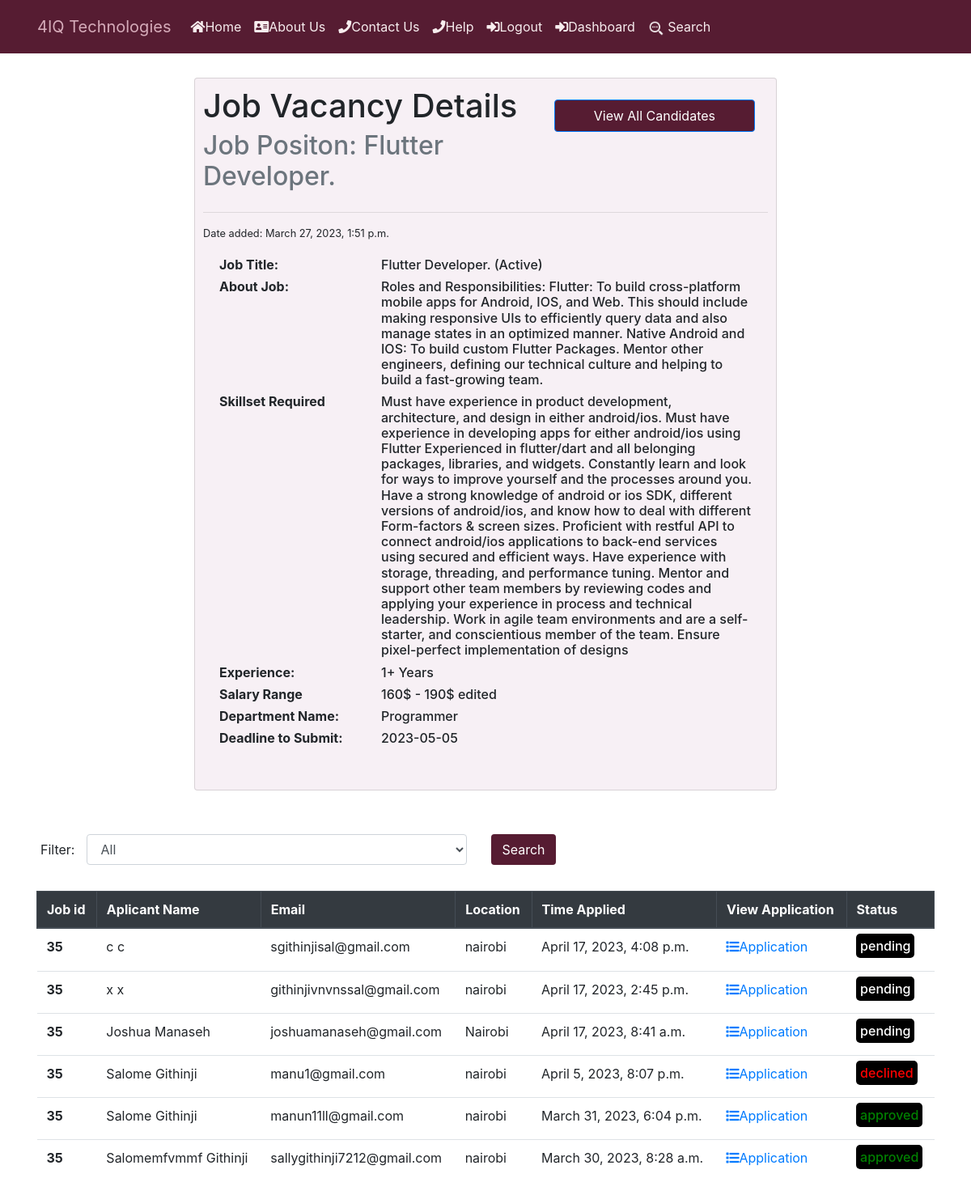
/users/job/35/ (signed in), run on an earlier commit of the app's database.
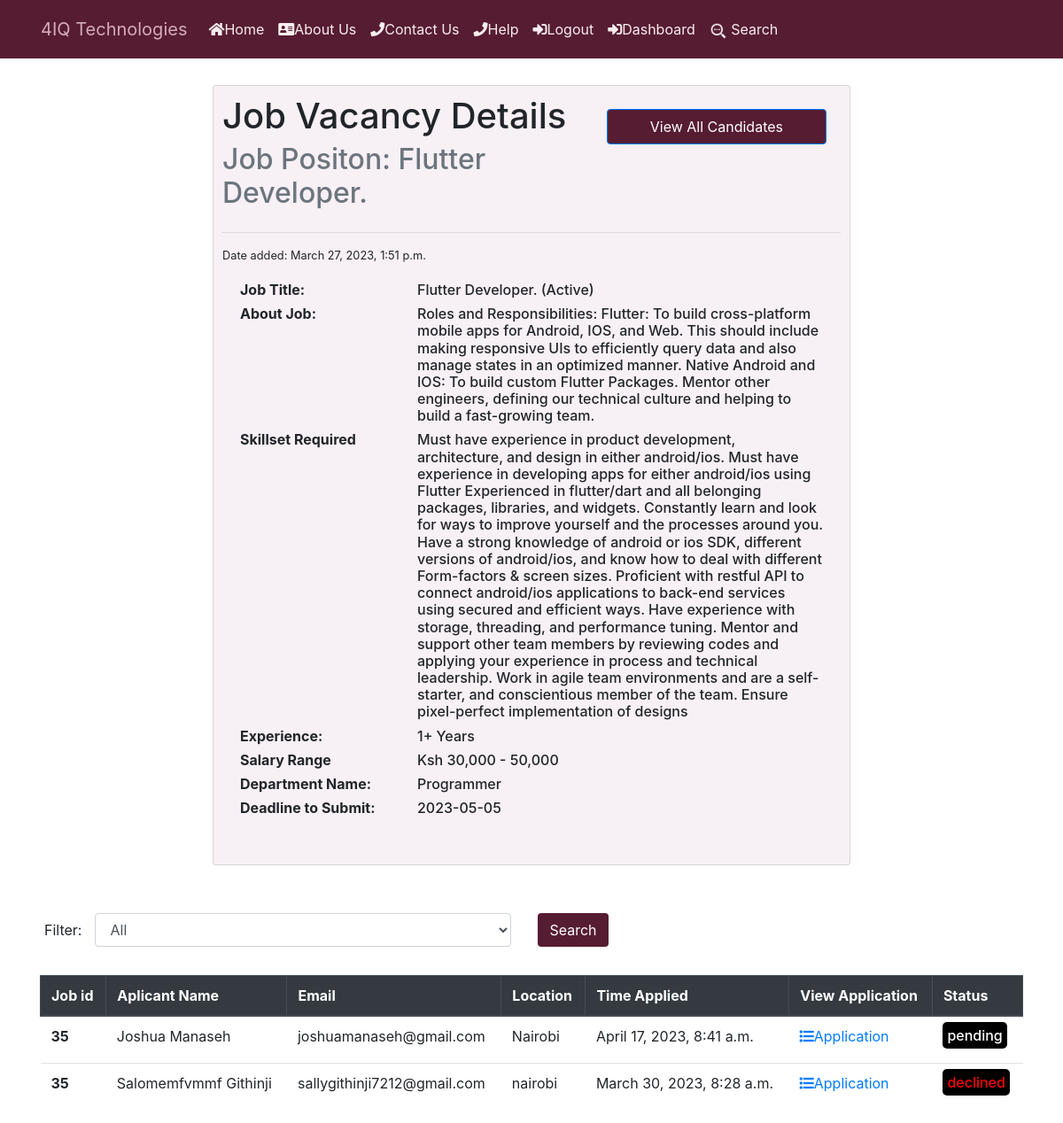
And on a later commit of the database.
### job/models.py (models this page shows, shortened)
class Job(models.Model):
    COMPUTER_SUPPORT_SPECIALIST = 'Computer Support Specialist'
    HARDWARE_ENGINEER = 'Hardware Engineer'
    COMPUTER_SYSTEM_ANALYST = 'Computer System Analyst'
    SOFTWARE_DEVELOPER = 'Software Developer'
    PROGRAMMER = 'Programmer'
    WEB_DEVELOPER = 'Web Developer'
    NETWORK_ENGINEER = 'Network Engineer'
    SOFTWARE_TESTER = 'Software Tester'
    FRONTEND_DEVELOPER = "Frontend Developer"
    BACKEND_DEVELOPER = "Backend Developer"
    CHOICES_SIZE =   ( (COMPUTER_SUPPORT_SPECIALIST ,'COMPUTER_SUPPORT_SPECIALIST'),
    ( HARDWARE_ENGINEER ,'HARDWARE_ENGINEER'),
    ( COMPUTER_SYSTEM_ANALYST, 'COMPUTER_SYSTEM_ANALYST' ),
    ( SOFTWARE_DEVELOPER, 'SOFTWARE_DEVELOPER'),
    ( PROGRAMMER , 'PROGRAMMER'),
    ( WEB_DEVELOPER,'WEB_DEVELOPER'),
    ( NETWORK_ENGINEER,'NETWORK_ENGINEER'),
    ( SOFTWARE_TESTER,'SOFTWARE_TESTER'),
    (FRONTEND_DEVELOPER,"FRONTEND_DEVELOPER"),
    (BACKEND_DEVELOPER,"BACKEND_DEVELOPER")
    )
    ACTIVE = 'active'
    EMPLOYED = 'employed'
    ARCHIVED = 'archived'
    CHOICES_STATUS = (
        (EMPLOYED,'Employed'),
        (ACTIVE,'Active' ),
        (ARCHIVED,'Archived' )
     )
    title = models.CharField(max_length=200)
    created_at = models.DateTimeField(auto_now_add=True)
    skillset_required = models.TextField(null=True)
    about_job= models.TextField(blank=True, null=True)
    image = models.ImageField(upload_to="covers/",null=True,blank=True)
    experience = models.CharField(max_length=100,null=True)
    salary = models.CharField(max_length=50,null=True)
    deadline = models.CharField(max_length=50,null=True)
    department_name = models.CharField( max_length=30,choices=CHOICES_SIZE)
    created_by = models.ForeignKey(User,
                                   related_name="jobs",
                                   on_delete=models.CASCADE)
    status = models.CharField(max_length=20,choices=CHOICES_STATUS,default='active')
    class Meta:
        ordering = ['-created_at']

class Application(models.Model):
    APPROVED = 'approved'
    PENDING = 'pending'
    DECLINED = 'declined'
    CHOICES_STATUS = (
        (APPROVED,'Approved'),
        (PENDING,'Pending' ),
        (DECLINED,'Declined' )
    )
    HIGH_SCHOOL = 'High School'
    ASSOCIATE_DEGREE = 'Associate Degree'
    BACHELOR_DEGREE = 'Bachelor Degree'
    MASTER_DEGREE = 'Master Degree'
    DOCTORATE = 'Doctorate'
    PROFESSIONAL_DEGREE = 'Professional Degree'
    CERTIFICATE = 'Certificate'
    DIPLOMA = 'Diploma'
    EDUCATION_CHOICES = ((HIGH_SCHOOL, 'High School'),
        (ASSOCIATE_DEGREE, 'Associate Degree'),
        (BACHELOR_DEGREE, "Bachelor's Degree"),
        (MASTER_DEGREE, "Master's Degree"),
        (DOCTORATE, 'Doctoral Degree'),
        (PROFESSIONAL_DEGREE, 'Professional Degree'),
        (CERTIFICATE, 'Certificate'),
        (DIPLOMA, 'Diploma')
    )
    job = models.ForeignKey(Job,
                            related_name='applications',
                             on_delete=models.CASCADE)
    first_name = models.CharField(max_length=200, null=True, blank=True)
    last_name = models.CharField(max_length=200, null=True, blank=True)
    date_of_birth = models.CharField(max_length=20, blank=True, null=True)
    gender = models.CharField(max_length=1,
                              choices=GENDER,
                              blank=False,
                              null=True)
    email = models.EmailField(max_length=70, blank=True, unique=True)
    location = models.CharField(
        max_length=104,
        null=True
    )
    mobile = models.IntegerField(null=True, blank=True)
    education   = models.CharField( max_length=2553, null=True, blank=True)
    level_education = models.CharField(max_length=30, choices=EDUCATION_CHOICES)
    content = models.TextField()
    experience = models.TextField()
    resume  = models.FileField( upload_to="resumes/", null=True, blank=True)
    created_at = models.DateTimeField(auto_now_add=True,null=False)
    status = models.CharField(max_length=20,choices=CHOICES_STATUS,default='pending')
    created_by = models.ForeignKey(User,
                                   related_name="applications",
                                   on_delete=models.CASCADE)
    class Meta:
        ordering = ['-created_at']

### users/views.py (the view)
# urls.py: path("job/<int:job_id>/", views.view_dashboard_job, name="view_dashboard_job"),
@login_required
def view_dashboard_job(request, job_id):
   job = get_object_or_404(Job, pk=job_id, created_by=request.user)
   return render (request,'view_dashboard_job.html',{'job': job})

### notification/context_processors.py (called while the page is built)
def notifications(request):
    if request.user.is_authenticated:
        return {
            'notificactions': request.user.notifications.filter(is_read=False)
        }
    else:
        return {'notifications': []}

### users/templates/view_dashboard_job.html (shortened to what this page needs)
{% include 'header.html' %}
<div
  style="margin: 30px; padding: 10px; background-color: #f7f0f5; width: 60%"
  class="card mx-auto"
>
  <div style="display: flex; justify-content: space-between">
    <div>
      <h1 class="card-title">Job Vacancy Details</h1>
      <h2 class="card-subtitle mb-2 text-muted">
        Job Positon: {{ job.title }}
      </h2>
    </div>
    <input
      type="submit"
      value="View All Candidates"
      class="m-3 px-5 btn btn-primary"
      style="background-color: #561c32; height: 40px; position: static"
      id="scroll-down-button"
    />
  </div>
  <hr />
  <small> Date added: {{job.created_at}}</small>
  <div class="card-body">
    <div style="display: flex">
      <h6 style="min-width: 200px; font-weight: bold">Job Title:</h6>
      <h6>{{job.title}} ({{job.get_status_display}}) </h6>
    </div>
    <div style="display: flex">
      <h6 style="min-width: 200px; font-weight: bold">About Job:</h6>
      <h6>{{job.about_job}}</h6>
    </div>
    <div style="display: flex">
      <h6 style="min-width: 200px; font-weight: bold">Skillset Required</h6>
      <h6>{{job.skillset_required}}</h6>
    </div>
    <div style="display: flex">
      <h6 style="min-width: 200px; font-weight: bold">Experience:</h6>
      <h6>{{job.experience}}</h6>
    </div>
    <div style="display: flex">
      <h6 style="min-width: 200px; font-weight: bold">Salary Range</h6>
      <h6>{{job.salary}}</h6>
    </div>
    <div style="display: flex">
      <h6 style="min-width: 200px; font-weight: bold">Department Name:</h6>
      <h6>{{job.department_name}}</h6>
    </div>
    <div style="display: flex">
      <h6 style="min-width: 200px; font-weight: bold">Deadline to Submit:</h6>
      <h6>{{job.deadline}}</h6>
    </div>
  </div>
</div>
<form method="get" action="{% url 'job:search_jobs'%}">
  <div class="form-group column">
    <br>
    <div style="display: flex;">
      <label for="status" class="col-sm-0 col-form-label" style="margin-left: 50px; ;">Filter:</label>
      <div class="col-sm-5">
        <select class="form-control" id="status" name="status">
          <option value="">All</option>
        </select>
      </div>
      <div class="form-group column">
        <div class="col-sm-12">
          <button type="submit" class="btn " style="background-color:#561c32;color:white">Search</button>
        </div>
      </div>
    </div>
  </div>
</form>
<div class="container">
  <table class="table">
    <thead class="thead-dark table-striped table-bordered">
      <tr>
        <th scope="col">Job id</th>
        <th scope="col">Aplicant Name</th>
        <th scope="col">Email</th>
        <th scope="col">Location</th>
        <th scope="col">Time Applied</th>
        <th scope="col">View Application</th>
        <th scope="col">Status</th>
      </tr>
    </thead>
    <tbody>
      {% for application in job.applications.all %}
      <tr>
        <th>{{ job.id }}</th>
        <td>{{application.first_name}} {{application.last_name}}</td>
        <td>{{application.email}}</td>
        <td>{{application.location}}</td>
        <td>{{application.created_at}}</td>
        <td>
          <a href="{% url 'view_application' application.id %}"
            ><i class="fas fa-list"></i>Application</a
          >
        </td>
          <td>
            {%if application.status == 'pending'%}
            <h6> <span style="color: white; border-radius: 5px; padding: 5px; background-color: black">{{application.status}}</span> </h6>
            {%elif application.status == 'approved'%}
            <h6> <span style="color: green; border-radius: 5px; padding: 5px; background-color: black">{{application.status}}</span> </h6>
            {%elif application.status == 'declined'%}
            <h6> <span style="color: red; border-radius: 5px; padding: 5px; background-color: black">{{application.status}}</span> </h6>
            {%endif%}
          </td>
      </tr>
      {% empty %}
      <p>No user applied for this job</p>
      {% endfor %}
    </tbody>
  </table>
</div>

### employee/templates/header.html (shortened to what this page needs)
<html lang="en">
  <head>
    {% load static %}
    <link rel="stylesheet" href="{% static 'css/mystyle.css' %}" />
    <link
      rel="stylesheet"
      href="https://stackpath.bootstrapcdn.com/bootstrap/4.4.1/css/bootstrap.min.css"
    />
    <link
      rel="stylesheet"
      href="https://stackpath.bootstrapcdn.com/font-awesome/4.7.0/css/font-awesome.min.css"
    />
    <link
      rel="stylesheet"
      href="https://maxcdn.bootstrapcdn.com/bootstrap/4.3.1/css/bootstrap.min.css"
    />
    <link
      rel="stylesheet"
      href="https://use.fontawesome.com/releases/v5.6.3/css/all.css"
    />
  </head>
  <body>
    <nav
      class="navbar navbar-expand-lg"
      style="display: flex; background-color: #561c32"
    >
      <div
        class="collapse navbar-collapse"
        id="navbar"
        style="padding: 5px 30px"
      >
        <div class="navbar-nav" style="width: 100%">
          <a
            class="navbar-brand"
            style="color: #d5abb9"
            href="{% url 'employee:base' %}"
            >4IQ Technologies</a
          >
          <a
            style="color: white"
            class="nav-item nav-link"
            id="home"
            href="{% url 'employee:base' %}"
          >
            <i class="fa fa-home"></i>Home</a
          >
          <a
            style="color: white"
            class="nav-item nav-link"
            href="{% url 'employee:about'%}"
            ><i class="fas fa-address-card"></i>About Us</a
          >
          <a
            style="color: white"
            class="nav-item nav-link"
            href="{% url 'employee:contact'%}"
            ><i class="fas fa-phone"></i>Contact Us</a
          >
          <a
            style="color: white"
            class="nav-item nav-link"
            href="{% url 'employee:help'%}"
            ><i class="fas fa-phone"></i>Help</a
          >
          {% if request.user.is_authenticated %}
          <a
            style="color: white"
            class="nav-item nav-link"
            href="{% url 'employee:logout' %}"
            ><i class="fas fa-sign-in-alt"></i>Logout</a
          >
          {% endif %} {% if request.user.is_authenticated %}
          <a
            style="color: white"
            class="nav-item nav-link"
            href="{% url 'dashboard' %}"
            ><i class="fas fa-sign-in-alt fa-beat"></i>Dashboard</a
          >
          <a
            style="color: white"
            class="nav-item nav-link"
            href="{% url 'job:search' %}"
          >
            <img
              style="font-size: 20px"
              src="{% static 'newsearch.png' %}"
              width="20"
              height="20"
              alt="My Image"
            />
            Search</a
          >
           {% endif %}
        </div>
      </div>
    </nav>
  </body>
</html>

### employee/static/css/mystyle.css (style rules this page uses)
.nav-link { color: #f7edee !important; }

What changed in the data, as far as the page shows it:
removed Application: {{ job.id }} "35", first_name "c", last_name "c", email "sgithinjisal@gmail.com", location "nairobi", created_at "April 17, 2023, 4:08 p.m.", status "pending"
removed Application: {{ job.id }} "35", first_name "x", last_name "x", email "githinjivnvnssal@gmail.com", location "nairobi", created_at "April 17, 2023, 2:45 p.m.", status "pending"
removed Application: {{ job.id }} "35", first_name "Salome", last_name "Githinji", email "manu1@gmail.com", location "nairobi", created_at "April 5, 2023, 8:07 p.m.", status "declined"
removed Application: {{ job.id }} "35", first_name "Salome", last_name "Githinji", email "manun11ll@gmail.com", location "nairobi", created_at "March 31, 2023, 6:04 p.m.", status "approved"
changed Job "Flutter Developer.": salary "160$ - 190$ edited" → "Ksh 30,000 - 50,000"
changed Application "Salomemfvmmf": status "approved" → "declined"
